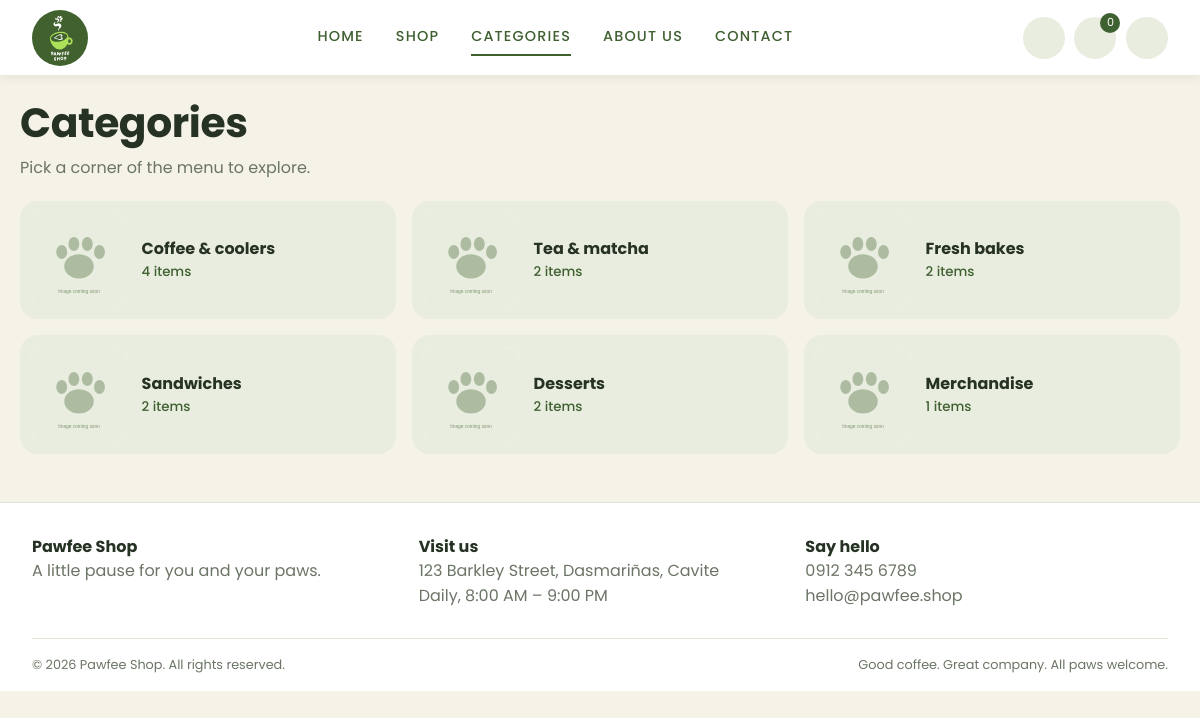
The app's page /index.php?page=categories with its own data.
### tables this page shows
CREATE TABLE categories (
  id INT UNSIGNED AUTO_INCREMENT PRIMARY KEY,
  name VARCHAR(80) NOT NULL,
  slug VARCHAR(100) NOT NULL UNIQUE,
  description VARCHAR(255) NULL,
  status ENUM('active','archived') NOT NULL DEFAULT 'active',
  sort_order INT NOT NULL DEFAULT 0
);

### includes/helpers.php (called while the page is built, shortened)
<?php
function e($v): string { return htmlspecialchars((string)$v, ENT_QUOTES, 'UTF-8'); }
function url(string $page = 'home', array $params = []): string
{
    $params = ['page' => $page] + $params;
    return BASE_URL . '/index.php?' . http_build_query($params);
}
function asset(string $path): string { return BASE_URL . '/assets/' . ltrim($path, '/'); }
function find_image(string $dir, string $name): ?string
{
    foreach (['jpg', 'jpeg', 'png', 'webp', 'svg'] as $ext) {
        $rel = "images/$dir/$name.$ext";
    }
    return null;
}
function placeholder(): string { return asset('images/placeholder.svg'); }
function logo_url(): string
{
    foreach (['logo.png', 'logo.jpg', 'logo.svg'] as $f)
        if (is_file(__DIR__ . '/../assets/images/' . $f)) return asset('images/' . $f);
    return placeholder();
}
function category_image(array $c): string { return find_image('categories', $c['slug']) ?? placeholder(); }

### includes/cart.php (called while the page is built, shortened)
<?php
function cart_id(bool $create = true): ?int
{
    $token = $_COOKIE['pf_cart'] ?? '';
    if (!preg_match('/^[a-f0-9]{32}$/', $token)) {
        if (!$create) return null;
        $token = bin2hex(random_bytes(16));
    }
    $row = fetch_one('SELECT id, user_id FROM carts WHERE token=?', [$token]);
    return $id = (int)$row['id'];
}
function cart_count(): int
{
    $id = cart_id(false);
    return $id ? (int)fetch_val('SELECT COALESCE(SUM(qty),0) FROM cart_items WHERE cart_id=?', [$id]) : 0;
}

### includes/auth.php (called while the page is built, shortened)
<?php
function current_user(): ?array
{
    if (empty($_SESSION['uid'])) return $cache = null;
    $u = fetch_one('SELECT * FROM users WHERE id=? AND status="active"', [$_SESSION['uid']]);
    return $cache = $u;
}

### includes/db.php (called while the page is built, shortened)
<?php
function db(): PDO
{
    static $pdo = null;
    if ($pdo === null) {
        try {
            $pdo = new PDO(
                'mysql:host=' . DB_HOST . ';dbname=' . DB_NAME . ';charset=utf8mb4',
                DB_USER,
                DB_PASS,
                [
                    PDO::ATTR_ERRMODE            => PDO::ERRMODE_EXCEPTION,
                    PDO::ATTR_DEFAULT_FETCH_MODE => PDO::FETCH_ASSOC,
                    PDO::ATTR_EMULATE_PREPARES   => false,
                ]
            );
        } catch (PDOException $e) {
            http_response_code(500);
            exit(APP_DEBUG
                ? 'Database error: ' . htmlspecialchars($e->getMessage()) . '<br>Did you run <a href="' . BASE_URL . '/install.php">install.php</a>?'
                : 'Service unavailable.');
        }
    }
    return $pdo;
}
function q(string $sql, array $params = []): PDOStatement
{
    $st = db()->prepare($sql);
    $st->execute($params);
    return $st;
}
function fetch_all(string $sql, array $p = []): array { return q($sql, $p)->fetchAll(); }

### pages/categories.php (the view)
<?php
$cats = fetch_all('SELECT c.*, (SELECT COUNT(*) FROM products p WHERE p.category_id=c.id AND p.status="active") AS total
                   FROM categories c WHERE c.status="active" ORDER BY c.sort_order');
page_header('Categories', 'categories');
?>
<div class="page-title"><h1>Categories</h1><p class="muted">Pick a corner of the menu to explore.</p></div>
<div class="cat-grid big">
  <?php foreach ($cats as $c): ?>
    <a class="cat-card" href="<?= url('shop', ['category' => $c['slug']]) ?>">
      <img src="<?= e(category_image($c)) ?>" alt="">
      <span><strong><?= e($c['name']) ?></strong><small><?= (int)$c['total'] ?> items</small></span>
    </a>
  <?php endforeach; ?>
</div>
<?php page_footer();

### index.php (shortened to what this page needs)
<?php
$page = preg_replace('/[^a-z_]/', '', $_GET['page'] ?? 'home');
$routes = [
    'home' => 'home', 'shop' => 'shop', 'product' => 'product', 'cart' => 'cart', 'checkout' => 'checkout',
    'mockpay' => 'mockpay', 'login' => 'login', 'register' => 'register', 'verify' => 'verify',
    'forgot' => 'forgot', 'reset' => 'reset', 'logout' => 'logout', 'account' => 'account', 'order' => 'order',
    'about' => 'about', 'contact' => 'contact', 'categories' => 'categories', 'mail' => 'mail',
];
if ($page === 'admin') {
    $access = [
        'dashboard' => ['admin', 'staff'], 'orders' => ['admin', 'staff'], 'inventory' => ['admin', 'staff'],
        'products' => ['admin'], 'categories' => ['admin'], 'customers' => ['admin'], 'returns' => ['admin'],
        'reports' => ['admin'], 'staff' => ['admin'], 'settings' => ['admin'],
    ];
    $section = preg_replace('/[^a-z_]/', '', $_GET['section'] ?? 'dashboard');
    if (!isset($access[$section])) { http_response_code(404); exit(render_error(404, 'Page not found.')); }
    require_role(...$access[$section]);
    require __DIR__ . "/admin/$section.php";
} elseif ($page === 'courier') {
    require_role('courier', 'admin');
    require __DIR__ . '/courier/index.php';
} elseif (isset($routes[$page])) {
    require __DIR__ . '/pages/' . $routes[$page] . '.php';
} else {
    http_response_code(404);
    page_header('Not found');
    echo '<div class="empty"><h1>Page not found</h1><p><a class="btn" href="' . url('home') . '">Back home</a></p></div>';
    page_footer();
}

### includes/layout.php (shortened to what this page needs)
<?php
function icon(string $name): string
{
    $paths = [
        'search' => '<circle cx="11" cy="11" r="7"/><path d="m20 20-3.5-3.5"/>',
        'cart'   => '<path d="M3 4h2l2.4 11h10.2L20 7H6.2"/><circle cx="9" cy="19" r="1.4"/><circle cx="17" cy="19" r="1.4"/>',
        'user'   => '<circle cx="12" cy="8" r="4"/><path d="M4 21c0-4 4-6 8-6s8 2 8 6"/>',
    ];
    return '<svg class="icon" viewBox="0 0 24 24" fill="none" stroke="currentColor" stroke-width="1.8" stroke-linecap="round" stroke-linejoin="round" aria-hidden="true">' . $paths[$name] . '</svg>';
}
function page_header(string $title, string $active = ''): void
{
    $u = current_user();
    $nav = [
        'home' => 'Home', 'shop' => 'Shop', 'categories' => 'Categories',
        'account' => 'My Orders', 'about' => 'About us', 'contact' => 'Contact',
    ];
    if (!$u) unset($nav['account']);
    ?><!DOCTYPE html>
<html lang="en">
<head>
  <link rel="stylesheet" href="<?= asset('css/style.css') ?>">
</head>
<body>
<header class="site-header">
  <a class="brand" href="<?= url('home') ?>"><img src="<?= logo_url() ?>" alt="Pawfee Shop"></a>
  <nav class="main-nav" data-nav>
    <?php foreach ($nav as $key => $label): ?>
      <a href="<?= $key === 'account' ? url('account', ['tab' => 'orders']) : url($key) ?>" class="<?= $active === $key ? 'active' : '' ?>"><?= e($label) ?></a>
    <?php endforeach; ?>
  </nav>
  <div class="header-actions">
    <button class="round-btn" aria-label="Search" data-search-toggle><?= icon('search') ?></button>
    <a class="round-btn" href="<?= url('cart') ?>" aria-label="Cart"><?= icon('cart') ?><span class="cart-badge" data-cart-count <?= cart_count() ? '' : 'hidden' ?>><?= cart_count() ?></span></a>
    <?php if ($u): ?>
      <details class="user-menu">
        <summary class="round-btn" aria-label="Account"><?= icon('user') ?></summary>
        <div class="menu">
          <span class="muted small">Hi, <?= e($u['first_name']) ?></span>
          <a href="<?= home_for($u) ?>"><?= has_role('admin', 'staff', 'courier') ? 'Dashboard' : 'My account' ?></a>
          <a href="<?= url('logout') ?>">Sign out</a>
        </div>
      </details>
    <?php else: ?>
      <a class="round-btn" href="<?= url('login') ?>" aria-label="Sign in"><?= icon('user') ?></a>
    <?php endif; ?>
  </div>
</header>
<main class="container">
<?php endforeach;
}
function page_footer(): void
{ ?>
</main>
<footer class="site-footer">
  <div class="footer-grid">
    <div><strong>Pawfee Shop</strong><p class="muted">A little pause for you and your paws.</p></div>
    <div><strong>Visit us</strong><p class="muted"><?= e(STORE_ADDRESS) ?><br><?= e(STORE_HOURS) ?></p></div>
    <div><strong>Say hello</strong><p class="muted"><?= e(STORE_PHONE) ?><br><?= e(STORE_EMAIL) ?></p></div>
  </div>
  <div class="footer-bar"><span>© <?= date('Y') ?> Pawfee Shop. All rights reserved.</span><span>Good coffee. Great company. All paws welcome.</span></div>
</footer>
</body>
</html>
<?php }
    ?><!DOCTYPE html>

### assets/css/style.css (style rules this page uses)
:root { --green: #3F6030; --lime: #A5DF50; --cream: #F5F2E8; --sage: #E9EDDF; --ink: #263324; --white: #FFFFFF; --muted: #6b7566; --line: #dfe4d3; --danger: #b3412f; --warn: #a8741a; --radius: 18px; --radius-pill: 999px; --shadow: 0 6px 24px rgba(38, 51, 36, .08); --font: 'Poppins', system-ui, -apple-system, 'Segoe UI', sans-serif; }
*, *::before, *::after { box-sizing: border-box; }
html { scroll-behavior: smooth; }
body { margin: 0; font-family: var(--font); color: var(--ink); background: var(--cream); line-height: 1.55; }
img { max-width: 100%; display: block; }
a { color: inherit; text-decoration: none; }
h1, h2, h3, h4 { line-height: 1.2; margin: 0 0 .5rem; letter-spacing: -.01em; }
h1 { font-size: clamp(1.8rem, 3.4vw, 2.6rem); font-weight: 700; }
p { margin: 0 0 .8rem; }
.muted { color: var(--muted); }
.container { width: min(1200px, 100% - 2.5rem); margin: 0 auto; padding: 1.5rem 0 3rem; }
.site-header { position: sticky; top: 0; z-index: 50; display: flex; align-items: center; justify-content: space-between; gap: 1rem; padding: .6rem 2rem; background: var(--white); box-shadow: 0 2px 10px rgba(0, 0, 0, .08); flex-wrap: wrap; }
.brand img { height: 56px; width: auto; }
.main-nav { display: flex; gap: 2rem; }
.main-nav a { font-weight: 500; letter-spacing: .08em; text-transform: uppercase; font-size: .9rem; color: var(--green); padding: .4rem 0; border-bottom: 2px solid transparent; }
.main-nav a:hover, .main-nav a.active { border-color: var(--green); }
.header-actions { display: flex; gap: .6rem; align-items: center; }
.round-btn { position: relative; width: 42px; height: 42px; display: grid; place-items: center; border-radius: 50%; background: var(--sage); color: var(--green); border: 0; cursor: pointer; list-style: none; }
.icon { width: 20px; height: 20px; }
.cart-badge { position: absolute; top: -4px; right: -4px; min-width: 20px; height: 20px; padding: 0 5px; border-radius: 10px; background: var(--green); color: #fff; font-size: .7rem; display: grid; place-items: center; }
.site-footer { background: var(--white); border-top: 1px solid var(--line); padding: 2rem 2rem 1rem; }
.footer-grid { display: grid; grid-template-columns: repeat(auto-fit, minmax(220px, 1fr)); gap: 1.5rem; width: min(1200px, 100%); margin: 0 auto; }
.footer-bar { display: flex; justify-content: space-between; flex-wrap: wrap; gap: .5rem; width: min(1200px, 100%); margin: 1rem auto 0; padding-top: 1rem; border-top: 1px solid var(--line); font-size: .8rem; color: var(--muted); }
.page-title { margin-bottom: 1.25rem; }
.cat-grid { display: grid; grid-template-columns: repeat(auto-fill, minmax(210px, 1fr)); gap: 1rem; }
.cat-card { display: flex; align-items: center; gap: .9rem; padding: .7rem; background: var(--sage); border-radius: var(--radius); transition: transform .15s; }
.cat-card img { width: 64px; height: 64px; object-fit: cover; border-radius: 14px; background: var(--white); }
.cat-card span { display: grid; }
.cat-card small { color: var(--green); font-weight: 500; }
.cat-grid.big { grid-template-columns: repeat(auto-fill, minmax(280px, 1fr)); }
.cat-grid.big img { width: 96px; height: 96px; }

### records on screen
categories: name "Coffee & coolers", total "4"
categories: name "Tea & matcha", total "2"
categories: name "Fresh bakes", total "2"
categories: name "Sandwiches", total "2"
categories: name "Desserts", total "2"
categories: name "Merchandise", total "1"

### other values on screen
$label "HOME"
$label "SHOP"
$label "CATEGORIES"
$label "ABOUT US"
$label "CONTACT"
cart_count() "0"
STORE_ADDRESS "123 Barkley Street, Dasmariñas, Cavite"
STORE_HOURS "Daily, 8:00 AM – 9:00 PM"
STORE_PHONE "0912 345 6789"
STORE_EMAIL "hello@pawfee.shop"
